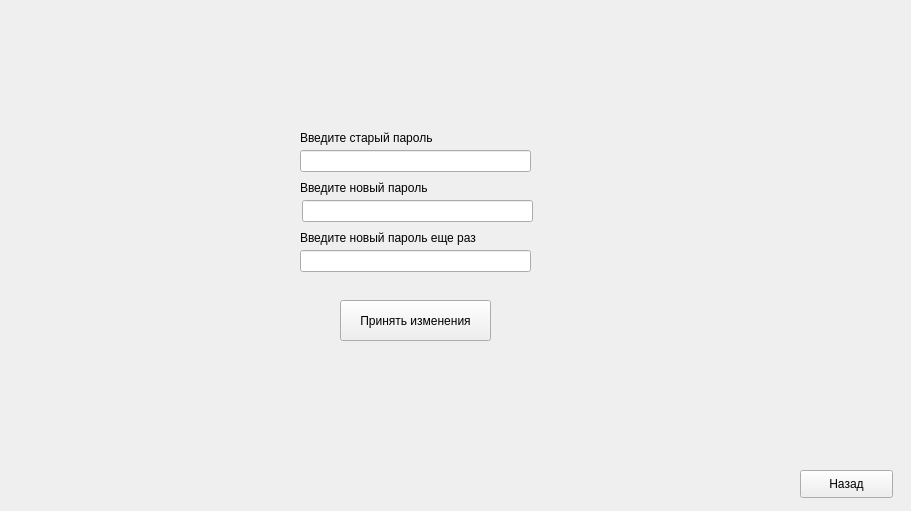
    <widget class="QWidget" name="ChangePassword">
     <property name="minimumSize">
      <size>
       <width>911</width>
       <height>511</height>
      </size>
     </property>
     <widget class="QPushButton" name="cp_button">
      <property name="geometry">
       <rect>
        <x>340</x>
        <y>300</y>
        <width>151</width>
        <height>41</height>
       </rect>
      </property>
      <property name="text">
       <string>Принять изменения</string>
      </property>
     </widget>
     <widget class="QLineEdit" name="cp_OldPass">
      <property name="geometry">
       <rect>
        <x>300</x>
        <y>150</y>
        <width>231</width>
        <height>22</height>
       </rect>
      </property>
     </widget>
     <widget class="QLineEdit" name="cp_NewPass">
      <property name="geometry">
       <rect>
        <x>302</x>
        <y>200</y>
        <width>231</width>
        <height>22</height>
       </rect>
      </property>
     </widget>
     <widget class="QLineEdit" name="cp_NewPass2">
      <property name="geometry">
       <rect>
        <x>300</x>
        <y>250</y>
        <width>231</width>
        <height>22</height>
       </rect>
      </property>
     </widget>
     <widget class="QLabel" name="label_24">
      <property name="geometry">
       <rect>
        <x>300</x>
        <y>130</y>
        <width>181</width>
        <height>16</height>
       </rect>
      </property>
      <property name="text">
       <string>Введите старый пароль</string>
      </property>
     </widget>
     <widget class="QLabel" name="label_27">
      <property name="geometry">
       <rect>
        <x>300</x>
        <y>280</y>
        <width>321</width>
        <height>16</height>
       </rect>
      </property>
      <property name="text">
       <string/>
      </property>
     </widget>
     <widget class="QLabel" name="label_25">
      <property name="geometry">
       <rect>
        <x>300</x>
        <y>180</y>
        <width>181</width>
        <height>16</height>
       </rect>
      </property>
      <property name="text">
       <string>Введите новый пароль</string>
      </property>
     </widget>
     <widget class="QLabel" name="label_26">
      <property name="geometry">
       <rect>
        <x>300</x>
        <y>230</y>
        <width>231</width>
        <height>16</height>
       </rect>
      </property>
      <property name="text">
       <string>Введите новый пароль еще раз</string>
      </property>
     </widget>
     <widget class="QPushButton" name="cp_Back">
      <property name="geometry">
       <rect>
        <x>800</x>
        <y>470</y>
        <width>93</width>
        <height>28</height>
       </rect>
      </property>
      <property name="text">
       <string>Назад</string>
      </property>
     </widget>
    </widget>
